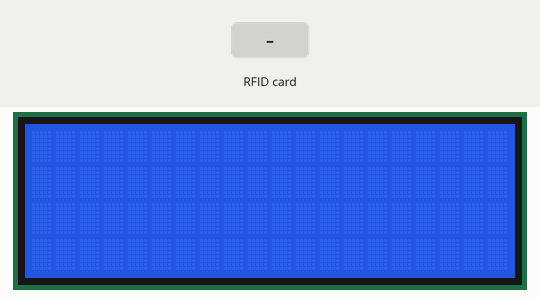
Simulated run of this sketch. Board: Arduino Mega 2560, built with avr-gcc and run on an emulated ATmega2560. On the bench: 20×4 character LCD. The inputs (shaded band) are chosen by the test bench. EEPROM starts erased.

Above: at 1.4 s.
1.5 s: RFID card 5E 7A 19 C4 held to the reader
At 2.4 s:
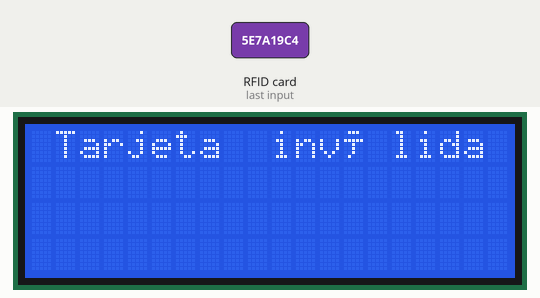
Timing chart, 0 to 4.5 s (numbered marks = the images above; inputs shaded):
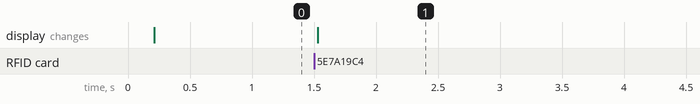

The sketch:

queixalRFID.ino
```cpp
#include <LiquidCrystal_I2C.h>  //llibreria LDC+I2C
#include <SPI.h>                //llibreria bus SPI
#include <MFRC522.h>            //llibreria especifica per MFRC522
#include <Keypad.h>
#include <Time.h>
#include <TimeLib.h>
#include <EEPROM.h>

#define RST_PIN  5      // constante para referenciar pin de reset
#define SS_PIN  53     // constante para referenciar pin de slave select

/* ==================================================== *
                         E S T A T S
 * ==================================================== */


/* ==================================================== *
                        C L A S S E S
 * ==================================================== */
struct Data{
  short a;
  byte mes;
  byte d;
  byte h;
  byte m;
  byte s;
};

struct Usuari{
  byte id;
  short memoria;
  Data ultimaCompra;
  Data ultimaAgafada;
};

struct Admin{
  short memoria_1;
  short memoria_2;
};

/* ==================================================== *
                      V A R I A B L E S
 * ==================================================== */
const byte rows = 4;
const byte cols = 4;
byte rowPins[rows] = {2, 3, 4, 5};// Connect keypad ROW0, ROW1, ROW2 and ROW3 to these Arduino pins.
byte colPins[cols] = {6, 7, 8, 9}; // Connect keypad COL0, COL1, COL2 and COL3 to these Arduino pins.
char keys[rows][cols] = {{'1','2','3','A'},
                         {'4','5','6','B'},
                         {'7','8','9','C'},
                         {'*','0','#','D'}};

const byte maxUsuaris = 20;
byte idx;
byte usuariAct;
String error;
byte lecturaUID[4];
byte adminUID_1[4];
byte adminUID_2[4];
char codi[6];
char lecturaCodi[6];
char key;
byte contadorCodi;

Keypad kpd = Keypad( makeKeymap(keys), rowPins, colPins, rows, cols); //  Create the Keypad
LiquidCrystal_I2C lcd(0x27, 20, 4);
MFRC522 mfrc522(SS_PIN, RST_PIN); // crea objeto mfrc522 enviando pines de slave select y reset
Usuari usuaris[maxUsuaris];
Admin admin;
Data data;


/* ==================================================== *
                  I N I C I A L I T Z A C I Ó
 * ==================================================== */
void setup(){
  data.a = 2022;
  data.mes = 1;
  data.d = 1;
  data.m = 0;
  setTime(data.h, data.m, 00, data.d, data.mes, data.a);

  for (byte i = 0; i < maxUsuaris; ++i){
    usuaris[i].id = i;
    EEPROM.update(i*5, 0);
    usuaris[i].memoria = i*5;   // mem -> | saldo | uid.v1 | uid.v2 | uid.v3 | uid.v4 |
    usuaris[i].ultimaCompra = data;
    usuaris[i].ultimaAgafada = data;
  }
  contadorCodi = 0;
  admin.memoria_1 = maxUsuaris * 5;
  admin.memoria_2 = admin.memoria_1 + 4;
  assignarUID(adminUID_1, 1,2,3,4);
  assignarUID(adminUID_2, 5,6,7,8);
  for (byte i = 0; i < 4; ++i){
    EEPROM.update(admin.memoria_1 + i, adminUID_1[i]);
    EEPROM.update(admin.memoria_2 + i, adminUID_2[i]);
  }

  lcd.backlight();
  lcd.init();
  lcd.clear();

  resetValors();

  SPI.begin();        // inicializa bus SPI
  mfrc522.PCD_Init(); // inicializa modulo lector
}

/* ==================================================== *
                     M A I N    L O O P
 * ==================================================== */
void loop(){
  if (idx == 0) {menu_lectura();}
  else if (idx == 1) {menu_error();}
  else if (idx == 2) {menu_dispensar();}
  else if (idx == 3) {menu_admins();}
}


/* ==================================================== *
                      F U N C I O N S
 * ==================================================== */

void menu_lectura(){
  key = kpd.getKey();
  if (key != NO_KEY){
    if (contadorCodi == 5){ //comprovar
      lecturaCodi[contadorCodi] = key;
      contadorCodi = 0;
      if (codisIguals(lecturaCodi, codi)){
        idx = 3;
      }
      else{
        idx = 1;
        error = "Codi Incorrecte";
        return;
      }
    }
    else {
      lecturaCodi[contadorCodi] = key;
      ++contadorCodi;
    }
  }
  if ( ! mfrc522.PICC_IsNewCardPresent())   // si no hay una tarjeta presente
    return;           // retorna al loop esperando por una tarjeta

  if ( ! mfrc522.PICC_ReadCardSerial())     // si no puede obtener datos de la tarjeta
    return;           // retorna al loop esperando por otra tarjeta

  for (byte i = 0; i < mfrc522.uid.size; i++){
      lecturaUID[i] = mfrc522.uid.uidByte[i];
  }

  bool trobat = false;
  for (int i = 0; i < maxUsuaris and not trobat; ++i){
    if (uidIguals(lecturaUID, i)){
      trobat = true;
      usuariAct = i;
      idx = 2;    // menu_dispensar();
    }
  }
  if (not trobat){
    if (uidIguals(lecturaUID, -1)){
      idx = 3;    // menu_admins();
    }
    else {
      idx = 1; // menu_error();
      error = "Tarjeta  invàlida";
    }
  }
  mfrc522.PICC_HaltA();     // detiene comunicacion con tarjeta
}

void menu_error(){
  lcd.setCursor(1,0);
  lcd.print(error);
  delay(2000);
  resetValors();
}

void menu_dispensar(){
  if (validUsuari(usuariAct)){
    byte saldo = EEPROM.read(usuaris[usuariAct].memoria);
    if (saldo < 1){
      idx = 1;
      error = "No tens saldo";
    }
    else {
      --saldo;
      EEPROM.update(usuaris[usuariAct].memoria, saldo); //EEPROM.write(address, value) EEPROM.read(address) EEPROM.update(address, value)
      idx = 1; //menu_error();
      error = "Dispensant...";
    }
  }
  else {
    idx = 1;  // menu_error();
    error = "Usuari invalid";
  }
}

void menu_admins(){
  ;
}

bool uidIguals(byte lectura[], byte i){
  if (i == -1){ // admin
    for (byte i = 0; i < 4; ++i){
      if (lectura[i] != EEPROM.read(admin.memoria_1+i)){
        return false;
      }
    }
    return true;
    for (byte i = 0; i < 4; ++i){
      if (lectura[i] != EEPROM.read(admin.memoria_2+i)){
        return false;
      }
    }
    return true;
  }
  else {
    short memoria = usuaris[i].memoria;
    for (byte i = 0; i < 4; ++i){
      if (lectura[i] != EEPROM.read(memoria+1+i)){
        return false;
      }
    }
    return true;
  }
}

bool validUsuari(byte id){
  return (id >= 0 and id < maxUsuaris);
}

void assignarUID(byte uid[], byte a, byte b, byte c, byte d){
  uid[0] = a; uid[1] = b;
  uid[2] = c; uid[3] = d;
}

bool codisIguals(char lecturaCodi[], char codi[]){
  for (byte i = 0; i < 6; ++i){
    if (lecturaCodi[i] != codi[i]){
      return false;
    }
  }
  return true;
}

void resetValors(){
  idx = 0;
  for (byte i = 0; i < 4; ++i){
    lecturaUID[i] = 0;
  }
  error = "Error inesperat";
  usuariAct = -1;
}
```

Measured:
- after the input at 1.5 s, the display: changes at once (image 1)
